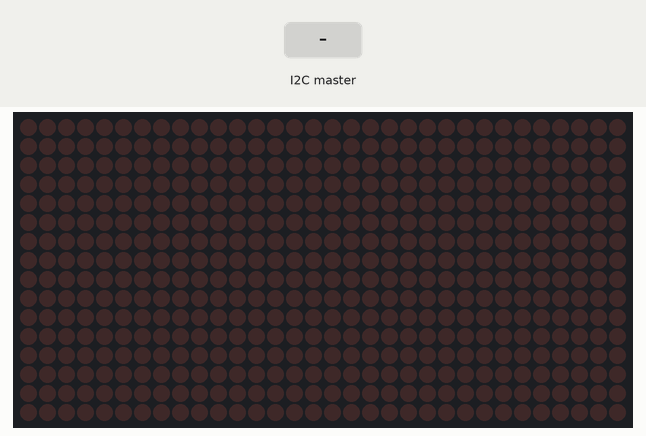
Bench run of a sketch on a simulated Arduino Uno, built with avr-gcc and run on an emulated ATmega328P. Shown: 32×16 LED matrix. The test bench sets the inputs (shaded band). What the sketch prints to the serial monitor is not drawn.

Above: at 1.2 s.
1.3 s: the I2C master sends the byte 90
At 1.8 s:
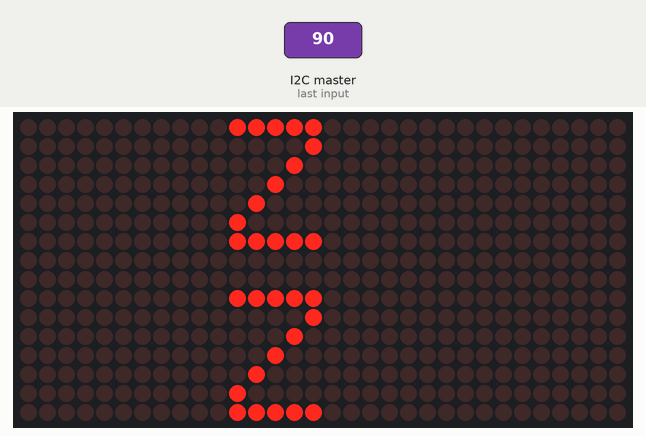
3.1 s: the I2C master sends the byte 1
At 4.7 s:
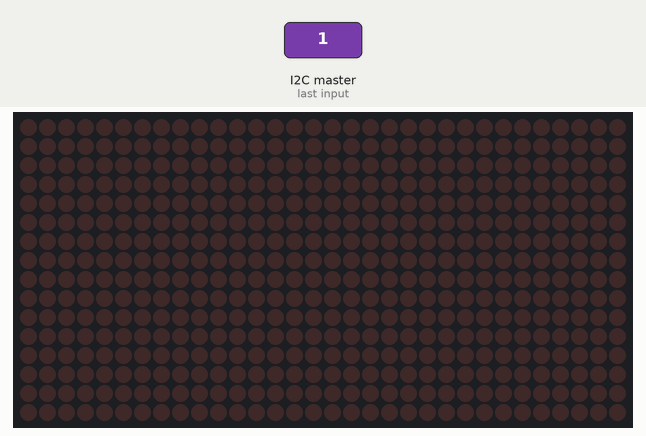
Timing chart, 0 to 6.2 s (numbered marks = the images above; inputs shaded):
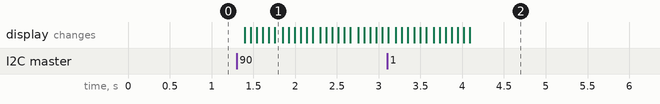

Measured:
- after the input at 1.3 s, the display: first changes after 0.10 s (image 1 shows a later state)
- after the input at 3.1 s, the display: first differs from a run without the input after 0.99 s (image 2)

The sketch:

arduino_slave_i2c.ino
```cpp
#include <Wire.h>
#include "SPI.h"
#include "DMD.h"
#include "TimerOne.h"
#include "SystemFont5x7.h"

// Change these values if you have more than one DMD connected
#define DISPLAYS_ACROSS 1
#define DISPLAYS_DOWN 1

#define I2C_SLAVE_ADDR 8

char receivedData[32];  // Buffer to store received data

DMD dmd(DISPLAYS_ACROSS,DISPLAYS_DOWN);

String string1;
String string2;

void ScanDMD()
{
  dmd.scanDisplayBySPI();
}

void scrollText(String dispString, String dispString1)
{
  dmd.clearScreen( true );
  dmd.selectFont(SystemFont5x7);
  char newString[256];
  char newString1[256];
  int sLength = dispString.length();
  int sLength1 = dispString1.length();
  dispString.toCharArray( newString, sLength+1 );
  dispString1.toCharArray( newString1, sLength1+1 );

  long start=millis();
  long timer=start;
  long timer2=start;
  boolean ret=false;
  int scroll_length = 5*max(sLength, sLength1);

  int j = 0;
  while(j <= scroll_length ){
    if ( ( timer+20 ) < millis() ) {
      dmd.drawMarquee(newString,sLength, 16 - j , 0 );
      dmd.drawMarquee(newString1,sLength1,16 - j , 9 );
      j++;
      timer=millis();
      delay(70);
    }
  }
}

void setup() {
  Wire.begin(I2C_SLAVE_ADDR);  // Join I2C bus as a slave
  Wire.onReceive(receiveEvent);  // Register event handler
  Serial.begin(9600);  // Start serial communication for debugging

  // Period in microseconds to call ScanDMD. Anything longer than 5000 (5ms) and you can see flicker.
  Timer1.initialize(5000);

  // Attach the Timer1 interrupt to ScanDMD which goes to dmd.scanDisplayBySPI()
  Timer1.attachInterrupt(ScanDMD);

  // True is normal (all pixels off), false is negative (all pixels on)
  dmd.clearScreen(true);
}

void loop() {
  String eng = string1;
  String deu = string2;
  int REPETITIONS = 3;
  for (int i = 0; i < REPETITIONS; i++){
    scrollText(deu, eng);
  }
}

void receiveEvent(int howMany) {
int i = 0;
  while (Wire.available() && i < sizeof(receivedData) - 1) {
    receivedData[i++] = Wire.read();  // Read byte by byte from I2C
  }
  receivedData[i] = '\0';  // Null-terminate the string

  // Convert received data to a String object
  String receivedString = String(receivedData);

  // Split the string at the delimiter (comma in this case)
  int delimiterIndex = receivedString.indexOf(',');
  string1 = receivedString.substring(0, delimiterIndex);  // First string
  string2 = receivedString.substring(delimiterIndex + 1);  // Second string

  // Print the two strings to Serial
  Serial.println("Received String 1: " + string1);
  Serial.println("Received String 2: " + string2);

}
```
